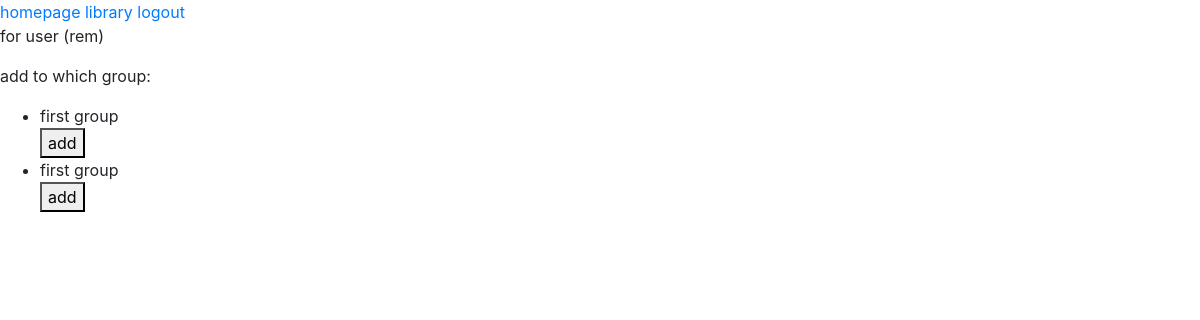
Before: /toshokan/3/groups/ (signed in) with the older database file.
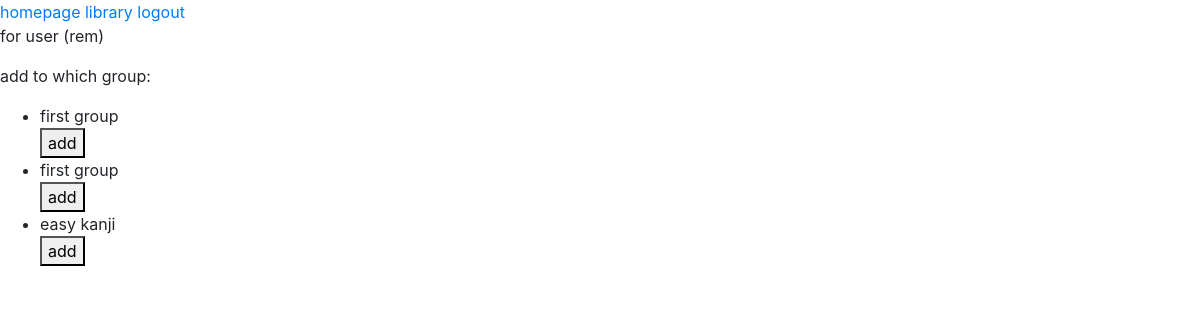
After: the same page with the newer database file.
### base/models.py (models this page shows, shortened)
class KanjiGroup(models.Model):
    name        = models.CharField(max_length=100)
    user        = models.ForeignKey(UserProfile, related_name="group_profile", on_delete=models.CASCADE)
    group_kanji = models.ManyToManyField(Kanji, blank=True, related_name="group_kanji", through="KanjiGroupElement")
    date_time   = models.DateTimeField(default=timezone.now)

### toshokan/views.py (the view)
# urls.py: path('<int:kanji_id>/groups/', views.kanji_group_view, name='kanji_group_view'),
@login_required
def kanji_group_view(request, kanji_id):
    kanji = get_object_or_404(Kanji, pk=kanji_id)
    userprofile = request.user.profile
    context = {'kanji': kanji, 'userprofile': userprofile}
    return render(request, 'toshokan/group_view.html', context)

### toshokan/templates/toshokan/group_view.html (shortened to what this page needs)
{% extends 'base/base.html' %}
{% block content %}
	<a href="{% url 'base:index' %}">homepage</a>
	<a href="{% url 'toshokan:index' %}">library</a>
	<a href="{% url 'logout' %}">logout</a>
	<p>
		for user ({{userprofile.user.username}})
	</p>
	<p>
		add to which group:
		<ul>
			{% for group in userprofile.group_profile.all %}
				<li>
					{{ group.name }}
					<form action="{% url 'toshokan:add_kanji_to_group' kanji_id=kanji.id group_id=group.id %}" method="POST">
					    <button>add</button>
					</form>
				</li>
			{% endfor %}
		</ul>
	</p>
{% endblock %}

Changed rows visible on the page:
added KanjiGroup: name "easy kanji"
